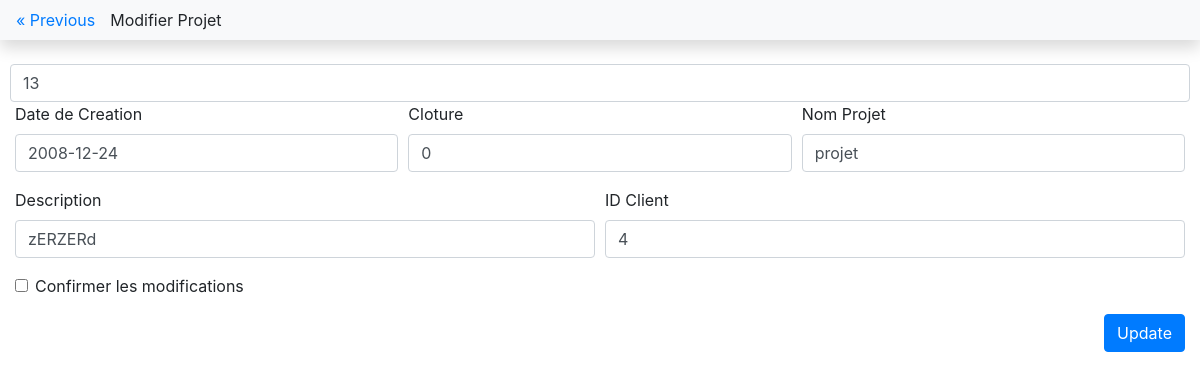
Screenshot of /projet_web/projet/modifier_projet.php?row_id=13 with the database file from the repository.
### tables this page shows
CREATE TABLE `projet` (
  `projet_id` int(11) NOT NULL AUTO_INCREMENT,
  `projet_creation` date NOT NULL,
  `projet_cloture` tinyint(1) NOT NULL,
  `projet_nom` varchar(50) NOT NULL DEFAULT '',
  `projet_description` varchar(50) NOT NULL DEFAULT '',
  `projet_client_id` int(11) NOT NULL,
  `projet_del` int(11) NOT NULL DEFAULT '0',
  PRIMARY KEY (`projet_id`),
  KEY `PROJET_CLIENT_FK` (`projet_client_id`),
  CONSTRAINT `projet_ibfk_1` FOREIGN KEY (`projet_client_id`) REFERENCES `client` (`client_id`)
);

### projet_web/projet/modifier_projet.php (the view, shortened to what this page needs)
<!doctype html>
<html lang="en">
  <head>
    <link rel="stylesheet" href="../bs431/css/bootstrap.min.css">
  </head>
  <body>
  <?php
    include('../connexion_bdd.php');
    $id = $_GET['row_id'];
    $reponse = $bdd->prepare("SELECT * FROM projet WHERE projet_id=:id");
    $reponse->execute(['id' => $id]);
    $user = $reponse->fetch();
  ?>
  <nav class="navbar navbar-expand-lg navbar-light bg-light shadow">
    <div class="row">
      <div class="col">
        <a href="../gestion_projet.php" class="previous">&laquo; Previous</a>
      </div>
        Modifier Projet
    </div>
  </nav>
  <br>
  <div class="container-fluid">
    <form action ="update_projet.php" method="get">
      <div class="form-row">
        <input type="text" class="form-control" id="validationDefault00" name="id_modifier" placeholder="ID" value="<?php echo $user['projet_id'] ?>" required>
      </div>
      <div class="form-row">
        <div class="col-md-4 mb-3">
          <label for="validationDefault01">Date de Creation</label>
          <input type="text" class="form-control" id="validationDefault01" name="date_modifier" placeholder="Date de creation" value="<?php echo $user['projet_creation'] ?>" required>
        </div>
        <div class="col-md-4 mb-3">
          <label for="validationDefault02">Cloture</label>
          <input type="text" class="form-control" id="validationDefault02" name="cloture_modifier" placeholder="Cloture" value="<?php echo $user['projet_cloture'] ?>" required>
        </div>
        <div class="col-md-4 mb-3">
          <label for="validationDefault03">Nom Projet</label>
          <input type="text" class="form-control" id="validationDefault03" name="nom_modifier" placeholder="Nom" value="<?php echo $user['projet_nom'] ?>" required>
        </div>
      </div>
      <div class="form-row">
        <div class="col-md-6 mb-3">
          <label for="validationDefault03">Description</label>
          <input type="text" class="form-control" id="validationDefault04" name="description_modifier" placeholder="Description" value="<?php echo $user['projet_description'] ?>" required>
        </div>
        <div class="col-md-6 mb-3">
          <label for="validationDefault03">ID Client</label>
          <input type="text" class="form-control" id="validationDefault05" name="id_client_modifier" placeholder="ID Client" value="<?php echo $user['projet_client_id'] ?>" required>
        </div>
      </div>
      <div class="form-group">
        <div class="form-check">
          <input class="form-check-input" type="checkbox" value="" id="invalidCheck2" required>
          <label class="form-check-label" for="invalidCheck2">
            Confirmer les modifications
          </label>
        </div>
      </div>
      <div class ="text-right">
        <button class="btn btn-primary" type="submit">Update</button>
      </div>
    </form>
  </div>
  </body>
</html>

### rows the page displays
projet: id_modifier "13", date_modifier "2008-12-24", cloture_modifier "0", nom_modifier "projet", description_modifier "zERZERd", id_client_modifier "4"
